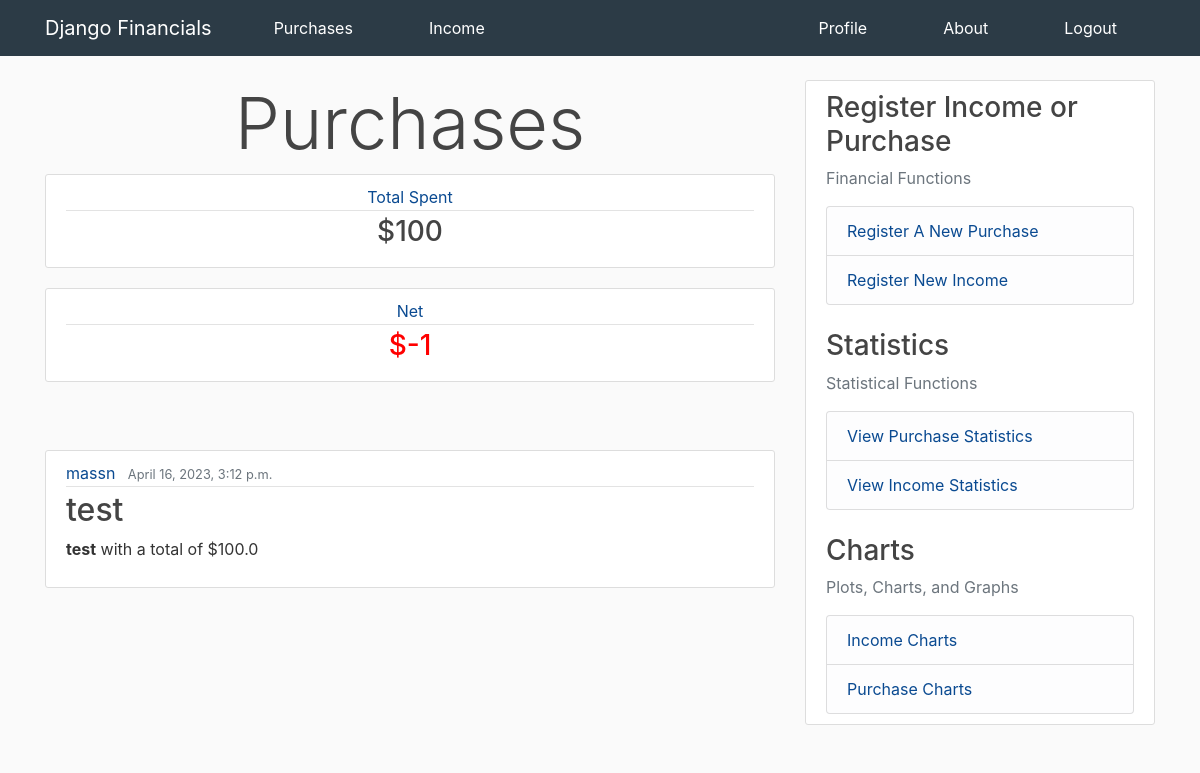
/purchase (signed in), run on the app's committed database.
### finance_app/models.py (models this page shows, shortened)
class Purchase(models.Model):
    purchase_name = models.CharField(max_length=100)
    purchase_description = models.TextField()
    amount = models.FloatField()
    date_purchased = models.DateTimeField(default=timezone.now)
    month_purchased = models.IntegerField(default=timezone.now().month)
    owner = models.ForeignKey(User, on_delete=models.CASCADE)

### finance_app/views.py (the view)
# urls.py: path("purchase", views.purchase_page, name="purchase_page"),
@login_required
def purchase_page(request):
    total_pur = sum([purchase.amount for purchase in Purchase.objects.filter(owner=request.user)])
    total_inc = sum([income.amount for income in Income.objects.filter(owner=request.user)])
    net = total_inc - total_pur
    if net < 0.001 and net > -0.001:
        net = 0
    context = {
        "title": "Purchases",
        'purchases': reversed(Purchase.objects.all()),
        'total': total_pur,
        'net': net
    }
    return render(request, "finance_app/purchases.html", context)

### finance_app/templates/finance_app/purchases.html
{% extends "finance_app/base.html"%}
{% block content%}
    <h1 class="display-3 center">Purchases</h1>
    <article class="media content-section">
        <div class="media-body">
            <div class="article-metadata">
                <a class="mr-2 center"  style="color: #0a4a91;" href="#">Total Spent</a>
            </div>
            <h3><a class="article-title center" href="{% url 'purchase_statistics_page' %}" >${{total|floatformat:-2}}</a></h3>
        </div>
    </article>
    <article class="media content-section">
        <div class="media-body">
            <div class="article-metadata">
                <a class="mr-2 center" style="color: #0a4a91;" href="#">Net</a>
            </div>
            {% if net > 0 %}
                <h3><a class="article-title center" href="#" style="color: green;">${{net|floatformat:-2}}</a></h3>
            {% elif net < 0 %}
                <h3><a class="article-title center" href="#" style="color: red;">${{net|floatformat:-2}}</a></h3>
            {% else %}
                <h3><a class="article-title center" href="#" style="color: black;">${{net|floatformat:-2}}</a></h3>
            {% endif %}
        </div>
    </article>
    <br>
    <br>
    {% for purchase in purchases %}
       {% if purchase.owner == user %}
        <article class="media content-section" aria-label="Container for Purchase">
            <div class="media-body">
                <div class="article-metadata">
                    <a class="mr-2" href="#" style="color: #0a4a91;">{{purchase.owner}}</a>
                    <small class="text-muted">{{purchase.date_purchased}}</small>
                </div>
                <h2><a class="article-title" href="#">{{purchase.purchase_name}}</a></h2>
                <p class="article-content"><strong>{{purchase.purchase_description}}</strong> with a total of ${{purchase.amount}}</p>
            </div>
        </article>
       {% endif %}
    {% endfor %}
{% endblock content%}

### finance_app/static/finance_app/styles.css (style rules this page uses)
body { background: #fafafa; color: #333333; margin-top: 5rem; }
h1, h2, h3, h4, h5, h6 { color: #444444; }
.center { width: 100%; display: inline-flex; justify-content: center; text-align: center; }
.content-section { background: #ffffff; padding: 10px 20px; border: 1px solid #dddddd; border-radius: 3px; margin-bottom: 20px; }
.article-title { color: #444444; text-align: center; }
.article-content { white-space: pre-line; }
.article-metadata { padding-bottom: 1px; margin-bottom: 4px; border-bottom: 1px solid #e3e3e3 }

### data on the page
Purchase: owner "massn", date_purchased "April 16, 2023, 3:12 p.m.", purchase_name "test", purchase_description "test", amount "100.0"

### other printed values
{{ total|floatformat:-2 }} "100"
{{ net|floatformat:-2 }} "-1"
